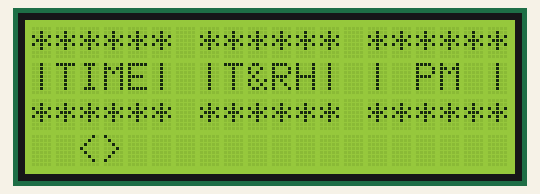
This sketch was run on a simulated Arduino Uno, built with avr-gcc and run on an emulated ATmega328P. Shown: 20×4 character LCD.

Above: at 0.2 s.
At 1.8 s:
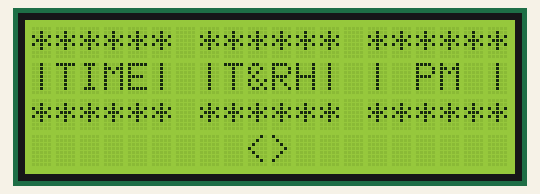
At 4.9 s:
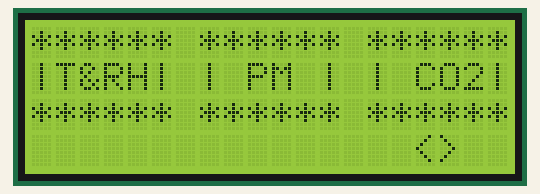
At 8.1 s:
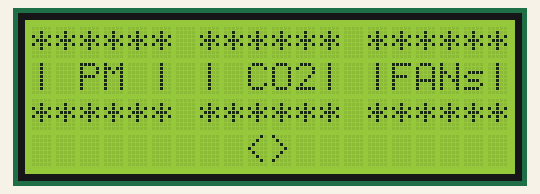
At 11.2 s:
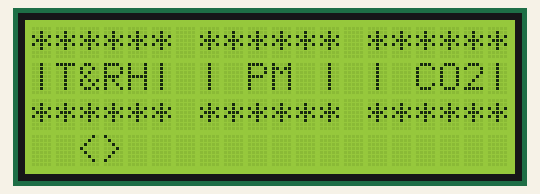
At 17.6 s:
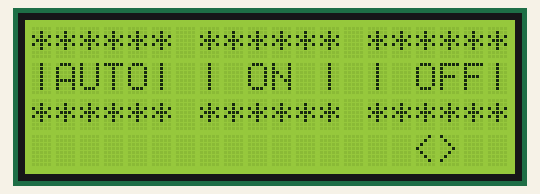

The sketch:

LCD2004.ino
```cpp
#include <Wire.h>

#include <LiquidCrystal_I2C.h>

LiquidCrystal_I2C lcd(0x27, 20, 4);


void setup(){

  lcd.init();
  lcd.backlight();

  lcd.setCursor(0, 0);lcd.print("Hello Dankao!");
  lcd.setCursor(0, 1);lcd.print("Only serve in");
  lcd.setCursor(0, 2);lcd.print("  Dankao Kingdom");
  lcd.setCursor(0, 3);lcd.print("");

}

void loop()

{
  lcd.setCursor(0, 0);lcd.print("****** ****** ******");
  lcd.setCursor(0, 1);lcd.print("|TIME| |T&RH| | PM |");
  lcd.setCursor(0, 2);lcd.print("****** ****** ******");
  lcd.setCursor(0, 3);lcd.print("  <>                ");
  delay(1500);

  lcd.setCursor(0, 0);lcd.print("****** ****** ******");
  lcd.setCursor(0, 1);lcd.print("|TIME| |T&RH| | PM |");
  lcd.setCursor(0, 2);lcd.print("****** ****** ******");
  lcd.setCursor(0, 3);lcd.print("         <>         ");
  delay(1500);

  lcd.setCursor(0, 0);lcd.print("****** ****** ******");
  lcd.setCursor(0, 1);lcd.print("|TIME| |T&RH| | PM |");
  lcd.setCursor(0, 2);lcd.print("****** ****** ******");
  lcd.setCursor(0, 3);lcd.print("                <>  ");
  delay(1500);

  lcd.setCursor(0, 0);lcd.print("****** ****** ******");
  lcd.setCursor(0, 1);lcd.print("|T&RH| | PM | | CO2|");
  lcd.setCursor(0, 2);lcd.print("****** ****** ******");
  lcd.setCursor(0, 3);lcd.print("                <>  ");
  delay(1500);

  lcd.setCursor(0, 0);lcd.print("****** ****** ******");
  lcd.setCursor(0, 1);lcd.print("| PM | | CO2| |FANs|");
  lcd.setCursor(0, 2);lcd.print("****** ****** ******");
  lcd.setCursor(0, 3);lcd.print("                <>  ");
  delay(1500);

  lcd.setCursor(0, 0);lcd.print("****** ****** ******");
  lcd.setCursor(0, 1);lcd.print("| PM | | CO2| |FANs|");
  lcd.setCursor(0, 2);lcd.print("****** ****** ******");
  lcd.setCursor(0, 3);lcd.print("         <>         ");
  delay(1500);

  lcd.setCursor(0, 0);lcd.print("****** ****** ******");
  lcd.setCursor(0, 1);lcd.print("| PM | | CO2| |FANs|");
  lcd.setCursor(0, 2);lcd.print("****** ****** ******");
  lcd.setCursor(0, 3);lcd.print("  <>                ");
  delay(1500);

  lcd.setCursor(0, 0);lcd.print("****** ****** ******");
  lcd.setCursor(0, 1);lcd.print("|T&RH| | PM | | CO2|");
  lcd.setCursor(0, 2);lcd.print("****** ****** ******");
  lcd.setCursor(0, 3);lcd.print("  <>                ");
  delay(1500);

  lcd.setCursor(0, 0);lcd.print("****** ****** ******");
  lcd.setCursor(0, 1);lcd.print("|TIME| |T&RH| | PM |");
  lcd.setCursor(0, 2);lcd.print("****** ****** ******");
  lcd.setCursor(0, 3);lcd.print("  <>                ");
  delay(1500);

  lcd.setCursor(0, 0);lcd.print("****** ****** ******");
  lcd.setCursor(0, 1);lcd.print("|AUTO| | ON | | OFF|");
  lcd.setCursor(0, 2);lcd.print("****** ****** ******");
  lcd.setCursor(0, 3);lcd.print("  <>                ");
  delay(1500);

  lcd.setCursor(0, 0);lcd.print("****** ****** ******");
  lcd.setCursor(0, 1);lcd.print("|AUTO| | ON | | OFF|");
  lcd.setCursor(0, 2);lcd.print("****** ****** ******");
  lcd.setCursor(0, 3);lcd.print("         <>         ");
  delay(1500);

  lcd.setCursor(0, 0);lcd.print("****** ****** ******");
  lcd.setCursor(0, 1);lcd.print("|AUTO| | ON | | OFF|");
  lcd.setCursor(0, 2);lcd.print("****** ****** ******");
  lcd.setCursor(0, 3);lcd.print("                <>  ");
  delay(1500);
}
```

Measured:
- by itself, everything shown: repeats every 18.9 s, in 12 steps
- what the display in image 1 shows lasts 1.5 s, from 1.8 s to 3.3 s
